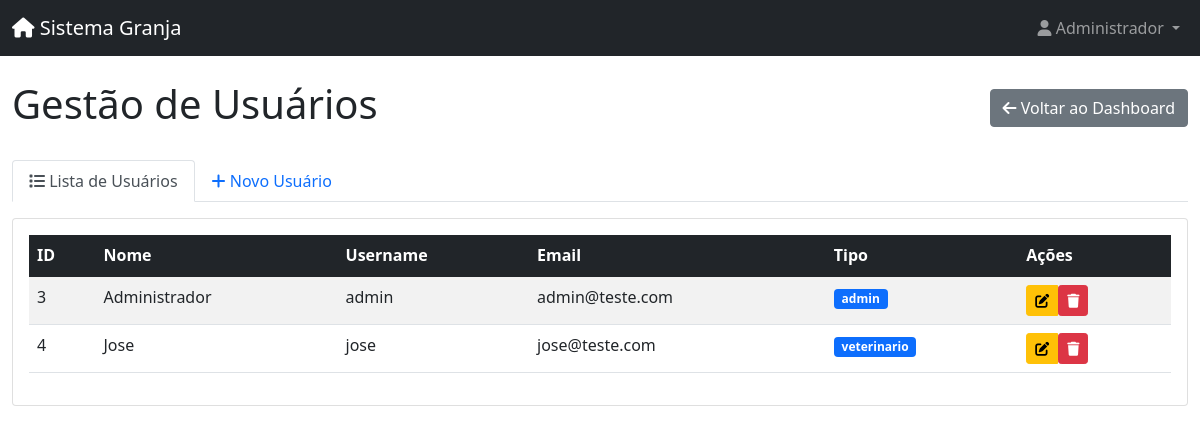
The page /usuarios (signed in) on the database as committed earlier.
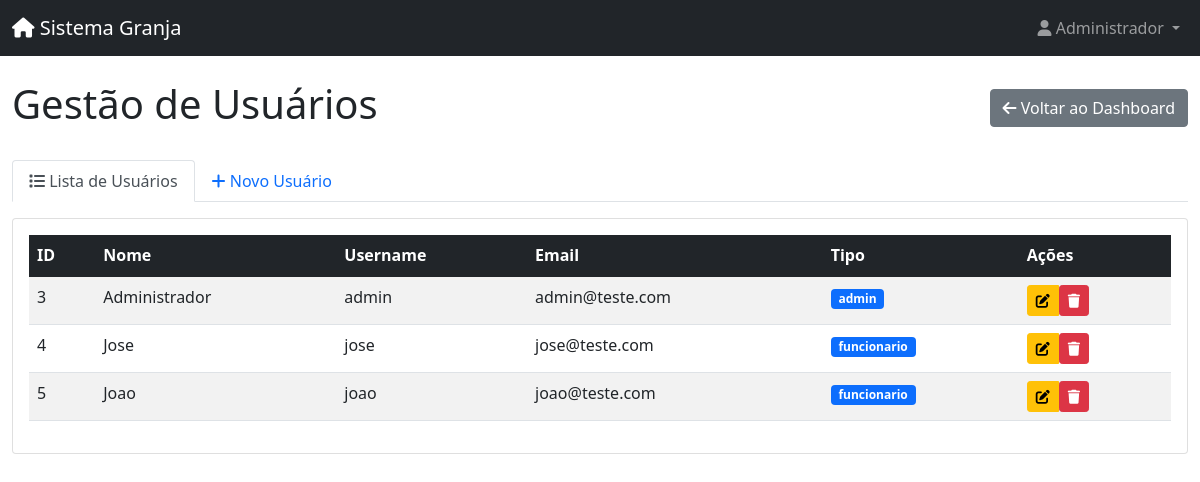
The same page on the database as committed later.
### app/models/database.py (models this page shows)
class BaseModel(Model):
    class Meta:
        database = db

class Usuarios(BaseModel):
    id_usuario = AutoField()
    nome = CharField(max_length=100)
    username = CharField(max_length=50, unique=True)
    email = CharField(max_length=100)
    cpf = CharField(max_length=14)
    senha = CharField(max_length=100)
    tipo_usuario = CharField(max_length=20)
    id_granja = CharField(max_length=50)
    sexo = CharField(max_length=1)
    data_nascimento = DateField()
    endereco = TextField()
    data_admissao = DateField()
    carteira_trabalho = CharField(max_length=50)
    telefone = CharField(max_length=20)
    class Meta:
        database = db
        table_name = 'usuarios'

### app/routes/auth_routes.py (the view)
@auth_bp.route('/usuarios')
def listar_usuarios():
    if not session.get('user_logged_in') or session.get('user_tipo') != 'administrador':
        flash('Acesso negado. Apenas administradores podem gerenciar usuários.', 'danger')
        return redirect(url_for('dashboard.index'))
    try:
        from app.models.database import db, Usuarios
        if db.is_closed():
            db.connect()
        usuarios = list(Usuarios.select())
        return render_template('auth/listar_usuarios.html', usuarios=usuarios)
    except Exception as e:
        return redirect(url_for('dashboard.index'))

### app/templates/auth/listar_usuarios.html (shortened to what this page needs)
{% extends "layouts/admin.html" %}
{% block content %}
<div class="container-fluid">
    <div class="d-flex justify-content-between align-items-center mb-4">
        <h1>Gestão de Usuários</h1>
        <a href="{{ url_for('dashboard.index') }}" class="btn btn-secondary">
            <i class="fas fa-arrow-left"></i> Voltar ao Dashboard
        </a>
    </div>
    <ul class="nav nav-tabs" id="usuarioTabs" role="tablist">
        <li class="nav-item" role="presentation">
            <button class="nav-link active" id="listar-tab" data-bs-toggle="tab" data-bs-target="#listar" type="button" role="tab">
                <i class="fas fa-list"></i> Lista de Usuários
            </button>
        </li>
        <li class="nav-item" role="presentation">
            <button class="nav-link" id="novo-tab" data-bs-toggle="tab" data-bs-target="#novo" type="button" role="tab">
                <i class="fas fa-plus"></i> Novo Usuário
            </button>
        </li>
    </ul>
    <div class="tab-content" id="usuarioTabsContent">
        <div class="tab-pane fade show active" id="listar" role="tabpanel">
            <div class="card mt-3">
                <div class="card-body">
                    <div class="table-responsive">
                        <table class="table table-striped table-hover">
                            <thead class="table-dark">
                                <tr>
                                    <th>ID</th>
                                    <th>Nome</th>
                                    <th>Username</th>
                                    <th>Email</th>
                                    <th>Tipo</th>
                                    <th>Ações</th>
                                </tr>
                            </thead>
                            <tbody>
                                {% for usuario in usuarios %}
                                <tr>
                                    <td>{{ usuario.id_usuario }}</td>
                                    <td>{{ usuario.nome }}</td>
                                    <td>{{ usuario.username }}</td>
                                    <td>{{ usuario.email }}</td>
                                    <td>
                                        <span class="badge bg-primary">
                                            {{ usuario.tipo_usuario }}
                                        </span>
                                    </td>
                                    <td>
                                        <div class="btn-group" role="group">
                                            <a href="{{ url_for('auth.editar_usuario', id_usuario=usuario.id_usuario) }}"
                                                class="btn btn-sm btn-warning" title="Editar">
                                                    <i class="fas fa-edit"></i>
                                            </a>
                                            <form method="post" action="{{ url_for('auth.excluir_usuario', id_usuario=usuario.id_usuario) }}"
                                                  style="display: inline;"
                                                  onsubmit="return confirm('Tem certeza que deseja excluir {{ usuario.nome }}?')">
                                                <button type="submit" class="btn btn-sm btn-danger" title="Excluir">
                                                    <i class="fas fa-trash"></i>
                                                </button>
                                            </form>
                                        </div>
                                    </td>
                                </tr>
                                {% endfor %}
                            </tbody>
                        </table>
                    </div>
                </div>
            </div>
        </div>
    </div>
</div>
{% endblock %}

### app/templates/layouts/admin.html (shortened to what this page needs)
<!DOCTYPE html>
<html lang="pt-br">
<head>
    <link href="https://cdn.jsdelivr.net/npm/bootstrap@5.1.3/dist/css/bootstrap.min.css" rel="stylesheet">
    <link href="https://cdnjs.cloudflare.com/ajax/libs/font-awesome/6.0.0/css/all.min.css" rel="stylesheet">
</head>
<body>
    <nav class="navbar navbar-expand-lg navbar-dark bg-dark">
        <div class="container-fluid">
            <a class="navbar-brand" href="{{ url_for('dashboard.index') }}">
                <i class="fas fa-home"></i> Sistema Granja
            </a>
            <div class="navbar-nav ms-auto">
                {% if session.user_logged_in %}
                <div class="nav-item dropdown">
                    <a class="nav-link dropdown-toggle" href="#" role="button" data-bs-toggle="dropdown">
                        <i class="fas fa-user"></i> {{ session.user_email }}
                    </a>
                </div>
                {% endif %}
            </div>
        </div>
    </nav>
    <main class="py-4">
        {% block content %}{% endblock %}
    </main>
</body>
</html>

Rows that differ between the two databases and show on the page:
changed Usuarios "Jose": tipo_usuario "veterinario" → "funcionario"
added Usuarios: id_usuario "5", nome "Joao", username "joao", email "joao@teste.com", tipo_usuario "funcionario"
